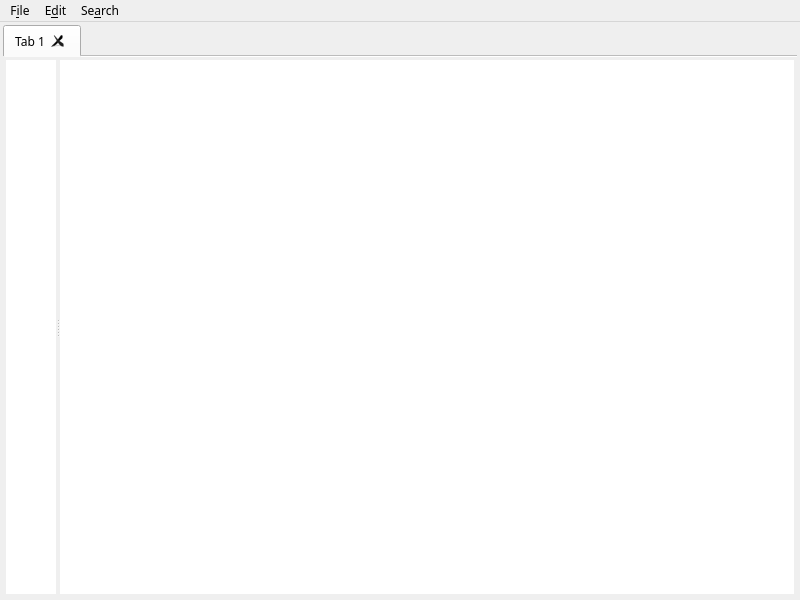
<?xml version="1.0" encoding="UTF-8"?>
<ui version="4.0">
 <class>MainWindow</class>
 <widget class="QMainWindow" name="MainWindow">
  <property name="geometry">
   <rect>
    <x>0</x>
    <y>0</y>
    <width>800</width>
    <height>600</height>
   </rect>
  </property>
  <property name="font">
   <font>
    <family>Iosevka</family>
   </font>
  </property>
  <property name="windowTitle">
   <string>MainWindow</string>
  </property>
  <property name="autoFillBackground">
   <bool>false</bool>
  </property>
  <widget class="QWidget" name="centralwidget">
   <property name="sizePolicy">
    <sizepolicy hsizetype="Expanding" vsizetype="Expanding">
     <horstretch>0</horstretch>
     <verstretch>0</verstretch>
    </sizepolicy>
   </property>
   <layout class="QGridLayout" name="gridLayout">
    <property name="leftMargin">
     <number>3</number>
    </property>
    <property name="topMargin">
     <number>3</number>
    </property>
    <property name="rightMargin">
     <number>3</number>
    </property>
    <property name="bottomMargin">
     <number>3</number>
    </property>
    <property name="horizontalSpacing">
     <number>6</number>
    </property>
    <item row="0" column="0">
     <widget class="QTabWidget" name="tabWidget">
      <property name="currentIndex">
       <number>0</number>
      </property>
      <property name="documentMode">
       <bool>true</bool>
      </property>
      <property name="tabsClosable">
       <bool>true</bool>
      </property>
      <property name="movable">
       <bool>true</bool>
      </property>
      <widget class="QWidget" name="tab">
       <attribute name="title">
        <string>Tab 1</string>
       </attribute>
       <layout class="QGridLayout" name="gridLayout_2">
        <property name="leftMargin">
         <number>3</number>
        </property>
        <property name="topMargin">
         <number>3</number>
        </property>
        <property name="rightMargin">
         <number>3</number>
        </property>
        <property name="bottomMargin">
         <number>3</number>
        </property>
        <property name="horizontalSpacing">
         <number>6</number>
        </property>
        <item row="0" column="0">
         <widget class="QSplitter" name="splitter">
          <property name="orientation">
           <enum>Qt::Horizontal</enum>
          </property>
          <property name="childrenCollapsible">
           <bool>false</bool>
          </property>
          <widget class="QTextEdit" name="textEdit_2">
           <property name="maximumSize">
            <size>
             <width>50</width>
             <height>16777215</height>
            </size>
           </property>
           <property name="font">
            <font>
             <pointsize>12</pointsize>
            </font>
           </property>
           <property name="styleSheet">
            <string notr="true"/>
           </property>
           <property name="frameShape">
            <enum>QFrame::NoFrame</enum>
           </property>
           <property name="frameShadow">
            <enum>QFrame::Plain</enum>
           </property>
           <property name="verticalScrollBarPolicy">
            <enum>Qt::ScrollBarAlwaysOff</enum>
           </property>
           <property name="horizontalScrollBarPolicy">
            <enum>Qt::ScrollBarAlwaysOff</enum>
           </property>
           <property name="undoRedoEnabled">
            <bool>false</bool>
           </property>
           <property name="readOnly">
            <bool>true</bool>
           </property>
           <property name="html">
            <string>&lt;!DOCTYPE HTML PUBLIC &quot;-//W3C//DTD HTML 4.0//EN&quot; &quot;http://www.w3.org/TR/REC-html40/strict.dtd&quot;&gt;
&lt;html&gt;&lt;head&gt;&lt;meta name=&quot;qrichtext&quot; content=&quot;1&quot; /&gt;&lt;style type=&quot;text/css&quot;&gt;
p, li { white-space: pre-wrap; }
&lt;/style&gt;&lt;/head&gt;&lt;body style=&quot; font-family:'Noto Sans'; font-size:12pt; font-weight:400; font-style:normal;&quot;&gt;
&lt;p align=&quot;right&quot; style=&quot;-qt-paragraph-type:empty; margin-top:0px; margin-bottom:0px; margin-left:0px; margin-right:0px; -qt-block-indent:0; text-indent:0px;&quot;&gt;&lt;br /&gt;&lt;/p&gt;&lt;/body&gt;&lt;/html&gt;</string>
           </property>
           <property name="textInteractionFlags">
            <set>Qt::NoTextInteraction</set>
           </property>
          </widget>
          <widget class="QTextEdit" name="textEdit">
           <property name="font">
            <font>
             <pointsize>12</pointsize>
            </font>
           </property>
           <property name="frameShape">
            <enum>QFrame::NoFrame</enum>
           </property>
           <property name="frameShadow">
            <enum>QFrame::Plain</enum>
           </property>
           <property name="verticalScrollBarPolicy">
            <enum>Qt::ScrollBarAsNeeded</enum>
           </property>
           <property name="horizontalScrollBarPolicy">
            <enum>Qt::ScrollBarAsNeeded</enum>
           </property>
           <property name="lineWrapMode">
            <enum>QTextEdit::NoWrap</enum>
           </property>
           <property name="html">
            <string>&lt;!DOCTYPE HTML PUBLIC &quot;-//W3C//DTD HTML 4.0//EN&quot; &quot;http://www.w3.org/TR/REC-html40/strict.dtd&quot;&gt;
&lt;html&gt;&lt;head&gt;&lt;meta name=&quot;qrichtext&quot; content=&quot;1&quot; /&gt;&lt;style type=&quot;text/css&quot;&gt;
p, li { white-space: pre-wrap; }
&lt;/style&gt;&lt;/head&gt;&lt;body style=&quot; font-family:'Iosevka'; font-size:12pt; font-weight:400; font-style:normal;&quot;&gt;
&lt;p style=&quot;-qt-paragraph-type:empty; margin-top:0px; margin-bottom:0px; margin-left:0px; margin-right:0px; -qt-block-indent:0; text-indent:0px;&quot;&gt;&lt;br /&gt;&lt;/p&gt;&lt;/body&gt;&lt;/html&gt;</string>
           </property>
          </widget>
         </widget>
        </item>
       </layout>
      </widget>
     </widget>
    </item>
   </layout>
  </widget>
  <widget class="QMenuBar" name="menubar">
   <property name="geometry">
    <rect>
     <x>0</x>
     <y>0</y>
     <width>800</width>
     <height>28</height>
    </rect>
   </property>
   <property name="font">
    <font>
     <family>Iosevka</family>
    </font>
   </property>
   <property name="styleSheet">
    <string notr="true"/>
   </property>
   <widget class="QMenu" name="menuFile">
    <property name="title">
     <string>F&amp;ile</string>
    </property>
    <addaction name="actionNew"/>
    <addaction name="actionOpen"/>
    <addaction name="actionSave"/>
    <addaction name="actionSaveAs"/>
    <addaction name="separator"/>
    <addaction name="actionPrintPreview"/>
    <addaction name="actionPrint"/>
    <addaction name="separator"/>
    <addaction name="actionQuit"/>
   </widget>
   <widget class="QMenu" name="menuEdit">
    <property name="title">
     <string>E&amp;dit</string>
    </property>
    <addaction name="actionUndo"/>
    <addaction name="actionRedo"/>
    <addaction name="separator"/>
    <addaction name="actionCut"/>
    <addaction name="actionCopy"/>
    <addaction name="actionPaste"/>
    <addaction name="separator"/>
    <addaction name="actionSelectAll"/>
   </widget>
   <widget class="QMenu" name="menuSearch">
    <property name="title">
     <string>Se&amp;arch</string>
    </property>
    <addaction name="actionFind"/>
    <addaction name="actionReplace"/>
   </widget>
   <addaction name="menuFile"/>
   <addaction name="menuEdit"/>
   <addaction name="menuSearch"/>
  </widget>
  <action name="actionNew">
   <property name="text">
    <string>&amp;New</string>
   </property>
   <property name="statusTip">
    <string>Create a file</string>
   </property>
   <property name="shortcut">
    <string>Ctrl+N</string>
   </property>
  </action>
  <action name="actionOpen">
   <property name="text">
    <string>&amp;Open...</string>
   </property>
   <property name="statusTip">
    <string>Open a file</string>
   </property>
   <property name="shortcut">
    <string>Ctrl+O</string>
   </property>
  </action>
  <action name="actionSave">
   <property name="text">
    <string>&amp;Save</string>
   </property>
   <property name="statusTip">
    <string>Save a file</string>
   </property>
   <property name="shortcut">
    <string>Ctrl+S</string>
   </property>
  </action>
  <action name="actionSaveAs">
   <property name="text">
    <string>Sa&amp;ve As...</string>
   </property>
   <property name="statusTip">
    <string>Save a file as</string>
   </property>
   <property name="shortcut">
    <string>Ctrl+Shift+S</string>
   </property>
  </action>
  <action name="actionPrintPreview">
   <property name="text">
    <string>&amp;Print Preview</string>
   </property>
   <property name="statusTip">
    <string>See a print preview</string>
   </property>
   <property name="shortcut">
    <string>Ctrl+Shift+P</string>
   </property>
  </action>
  <action name="actionPrint">
   <property name="text">
    <string>P&amp;rint...</string>
   </property>
   <property name="statusTip">
    <string>Print a file</string>
   </property>
   <property name="shortcut">
    <string>Ctrl+P</string>
   </property>
  </action>
  <action name="actionQuit">
   <property name="text">
    <string>&amp;Quit</string>
   </property>
   <property name="statusTip">
    <string>Exit application</string>
   </property>
   <property name="shortcut">
    <string>Ctrl+Q</string>
   </property>
  </action>
  <action name="actionUndo">
   <property name="text">
    <string>&amp;Undo</string>
   </property>
   <property name="statusTip">
    <string>Undo</string>
   </property>
   <property name="shortcut">
    <string>Ctrl+Z</string>
   </property>
  </action>
  <action name="actionRedo">
   <property name="text">
    <string>&amp;Redo</string>
   </property>
   <property name="statusTip">
    <string>Redo</string>
   </property>
   <property name="shortcut">
    <string>Ctrl+Shift+Z</string>
   </property>
  </action>
  <action name="actionCut">
   <property name="text">
    <string>&amp;Cut</string>
   </property>
   <property name="statusTip">
    <string>Cut</string>
   </property>
   <property name="shortcut">
    <string>Ctrl+X</string>
   </property>
  </action>
  <action name="actionCopy">
   <property name="text">
    <string>C&amp;opy</string>
   </property>
   <property name="statusTip">
    <string>Copy</string>
   </property>
   <property name="shortcut">
    <string>Ctrl+C</string>
   </property>
  </action>
  <action name="actionPaste">
   <property name="text">
    <string>&amp;Paste</string>
   </property>
   <property name="statusTip">
    <string>Paste</string>
   </property>
   <property name="shortcut">
    <string>Ctrl+V</string>
   </property>
  </action>
  <action name="actionSelectAll">
   <property name="text">
    <string>&amp;Select All</string>
   </property>
   <property name="statusTip">
    <string>Select</string>
   </property>
   <property name="shortcut">
    <string>Ctrl+A</string>
   </property>
  </action>
  <action name="actionFind">
   <property name="text">
    <string>&amp;Find</string>
   </property>
   <property name="statusTip">
    <string>Find text</string>
   </property>
   <property name="shortcut">
    <string>Ctrl+F</string>
   </property>
  </action>
  <action name="actionReplace">
   <property name="text">
    <string>&amp;Replace</string>
   </property>
   <property name="statusTip">
    <string>Replace text</string>
   </property>
   <property name="shortcut">
    <string>Ctrl+R</string>
   </property>
  </action>
 </widget>
 <resources>
  <include location="resources.qrc"/>
 </resources>
 <connections/>
</ui>
